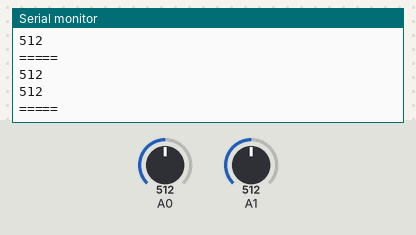
The sketch below on a simulated Arduino Uno, built with avr-gcc and run on an emulated ATmega328P. On the bench: the last lines printed to the serial monitor. The test bench sets the inputs (shaded band); at power-on: A0 = 512, A1 = 512.

Above: at 1.2 s.
1.3 s: A0 set to 716
At 1.34 s:
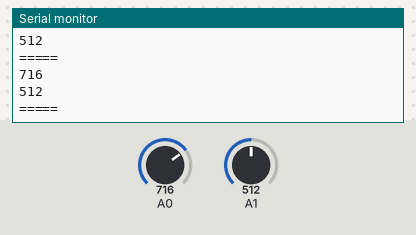
2.8 s: A1 set to 306
At 2.86 s:
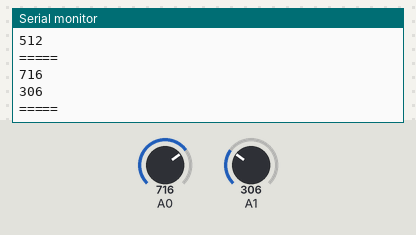
4.3 s: A0 set to 900
At 4.33 s:
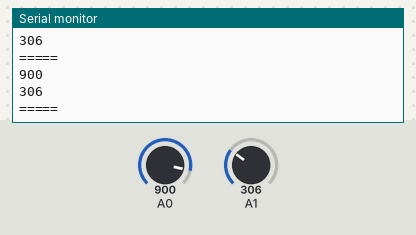
5.8 s: A1 set to 122
At 5.85 s:
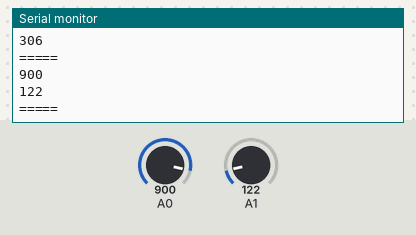
Timing chart, 0 to 8.3 s (numbered marks = the images above; inputs shaded):
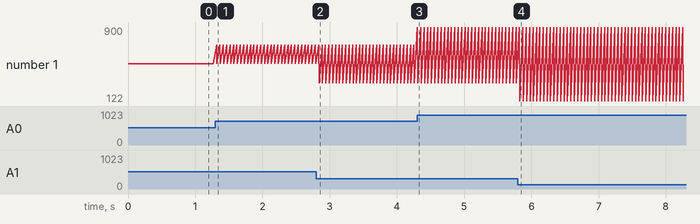

The sketch:

EMG_test.ino
```cpp
void setup() {
  // put your setup code here, to run once:
  Serial.begin(9600);
}

void loop() {
  // put your main code here, to run repeatedly:
  int val1 = 0;
  int val2 = 0;
  val1 = analogRead(A0);//왼쪽
  val2 = analogRead(A1);//오른쪽
  Serial.println(val1);
  Serial.println(val2);
  Serial.println("=====");
  delay(50);
}
```

Measured:
- after the input at 1.3 s, the serial monitor: prints a new line at once (image 1)
- after the input at 2.8 s, the serial monitor: prints a new line at once (image 2)
- after the input at 4.3 s, the serial monitor: prints a new line at once (image 3)
- after the input at 5.8 s, the serial monitor: prints a new line at once (image 4)
- plotted number 1: 512 → 306 after the input at 2.8 s, 306 → 122 after the input at 5.8 s
